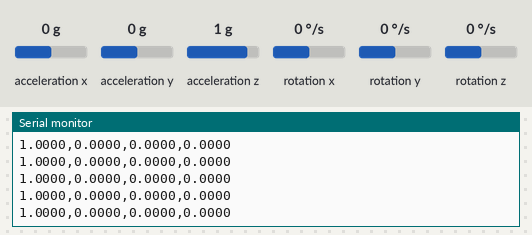
Recording of a sketch running on a simulated ESP32. On the bench: the last lines printed to the serial monitor. The inputs (shaded band) are chosen by the test bench; at power-on: acceleration x 0 g, acceleration y 0 g, acceleration z 1 g, rotation z 0 °/s, rotation x 0 °/s, rotation y 0 °/s.

Above: at 1.7 s.
1.8 s: acceleration x set to -1.4 g
At 2.6 s:
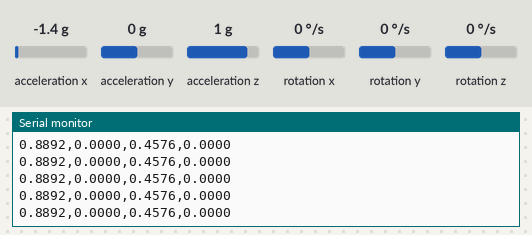
3.3 s: acceleration y set to -1.4 g
At 4.2 s:
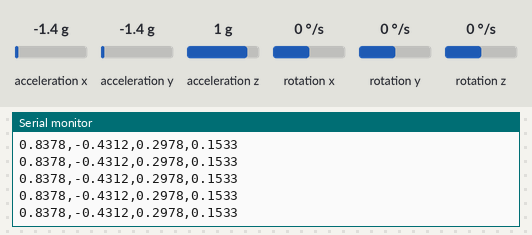
4.8 s: acceleration z set to -1.4 g
At 5.7 s:
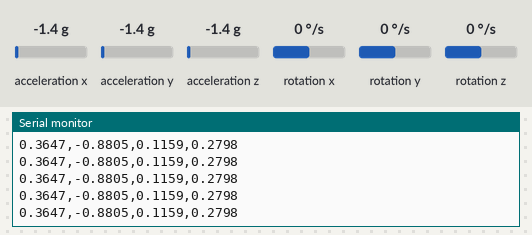
6.3 s: rotation z set to -192 °/s
At 7.3 s:
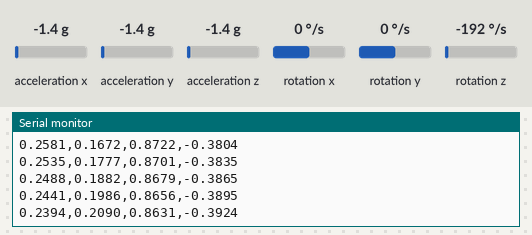
Timing chart, 0 to 8.8 s (numbered marks = the images above; inputs shaded):
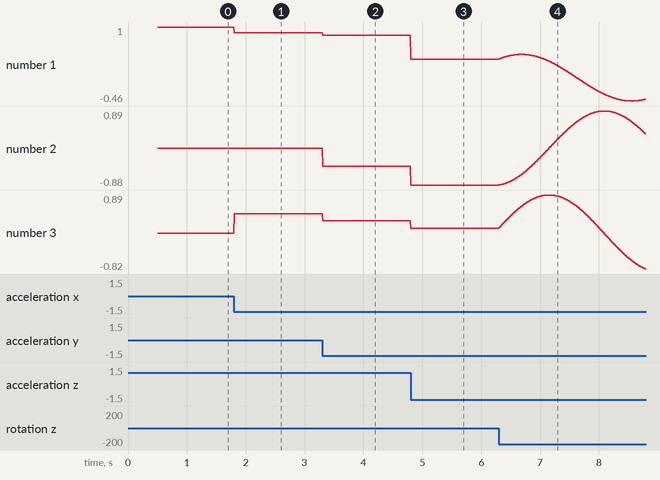

The sketch:

single_mpu6050_stream.ino
```cpp
/*
  dmp_stream.ino
  ---------------
  Streams stable orientation (quaternion) from the MPU6050's onboard
  Digital Motion Processor (DMP) over Serial, in a simple CSV line format:

      qw,qx,qy,qz

  This is meant to be read by Unity (see unity/Scripts/SerialIMUReceiver.cs)
  or any other serial-reading tool for live visualization.

  Wiring (ESP32):
    MPU6050 VCC -> 3.3V
    MPU6050 GND -> GND
    MPU6050 SDA -> GPIO21
    MPU6050 SCL -> GPIO22

  Board: ESP32 Dev Module
*/

#include <Wire.h>
#include "MPU6050_6Axis_MotionApps20.h"

MPU6050 mpu;

// DMP state
bool dmpReady = false;
uint8_t devStatus;
uint16_t packetSize;
uint8_t fifoBuffer[64];

// Orientation containers
Quaternion q;

void setup() {
  Serial.begin(115200);
  Wire.begin(21, 22);
  Wire.setClock(400000); // 400kHz I2C, standard for MPU6050

  Serial.println("Initializing MPU6050...");
  mpu.initialize();

  if (!mpu.testConnection()) {
    Serial.println("MPU6050 connection failed! Check wiring.");
    while (1) delay(10);
  }

  Serial.println("Initializing DMP...");
  devStatus = mpu.dmpInitialize();

  // IMPORTANT: these offsets are specific to YOUR chip.
  // Run the calibration sketch (see docs/) or use the offsets you found
  // earlier with your accel/gyro bias calibration and adapt them here
  // if you want tighter accuracy. Defaults below are a safe starting point.
  mpu.setXGyroOffset(0);
  mpu.setYGyroOffset(0);
  mpu.setZGyroOffset(0);
  mpu.setZAccelOffset(0);

  if (devStatus == 0) {
    mpu.setDMPEnabled(true);
    packetSize = mpu.dmpGetFIFOPacketSize();
    dmpReady = true;
    Serial.println("DMP ready. Streaming quaternion data...");
  } else {
    Serial.print("DMP Initialization failed (code ");
    Serial.print(devStatus);
    Serial.println(")");
    while (1) delay(10);
  }
}

void loop() {
  if (!dmpReady) return;

  // Blocks until a full FIFO packet is available, then reads it.
  if (mpu.dmpGetCurrentFIFOPacket(fifoBuffer)) {
    mpu.dmpGetQuaternion(&q, fifoBuffer);

    // CSV line: qw,qx,qy,qz
    Serial.print(q.w, 4); Serial.print(",");
    Serial.print(q.x, 4); Serial.print(",");
    Serial.print(q.y, 4); Serial.print(",");
    Serial.println(q.z, 4);
  }
}
```

Measured:
- after the input at 1.8 s, the serial monitor: prints a new line at once (image 1)
- after the input at 3.3 s, the serial monitor: prints a new line at once (image 2)
- after the input at 4.8 s, the serial monitor: prints a new line at once (image 3)
- after the input at 6.3 s, the serial monitor: prints a new line at once (image 4)
- plotted number 1: 1 → 0.89 after the input at 1.8 s, 0.89 → 0.84 after the input at 3.3 s, 0.84 → 0.36 after the input at 4.8 s, 0.36 → -0.42 after the input at 6.3 s
- plotted number 2: 0 → -0.43 after the input at 3.3 s, -0.43 → -0.88 after the input at 4.8 s, -0.88 → 0.34 after the input at 6.3 s
- plotted number 3: 0 → 0.46 after the input at 1.8 s, 0.46 → 0.3 after the input at 3.3 s, 0.3 → 0.12 after the input at 4.8 s, 0.12 → -0.82 after the input at 6.3 s
